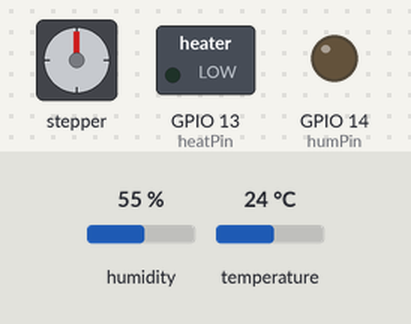
Bench run of a sketch on a simulated ESP8266 (NodeMCU). Parts: stepper motor, switched loads named in the sketch (green lamp = pin HIGH), output pins drawn as LEDs (lit = HIGH). The test bench sets the inputs (shaded band); at power-on: humidity 55 %, temperature 24 °C. WiFi joins after 1.5 s; servers stay silent unless stated; stepper angles assume 4096 steps per turn; what the sketch prints to the serial monitor is not drawn.

Above: at 2.7 s.
2.8 s: humidity set to 57 %
At 10.6 s:
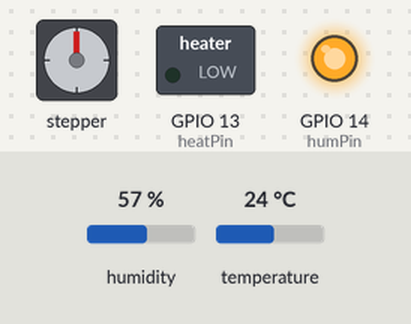
11.5 s: temperature set to 36.9 °C
21.2 s: temperature set to 38.4 °C
At 30.7 s:
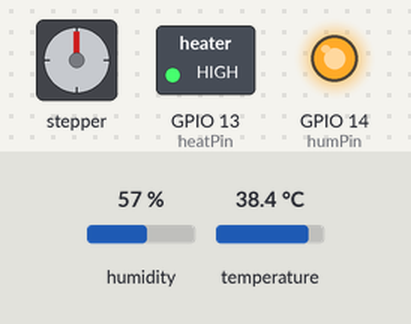
31.5 s: humidity set to 52 %
41.2 s: humidity set to 49 %
At 50.7 s:
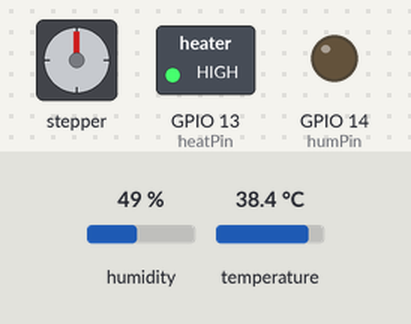
51.5 s: humidity set to 68 %
At 60.7 s:
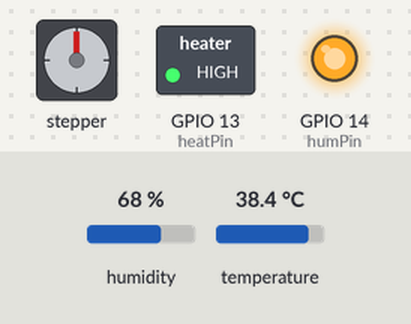
Timing chart, 0 to 62.2 s (numbered marks = the images above; inputs shaded):
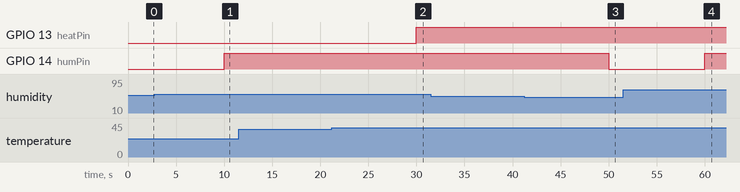

Measured:
- the behaviour switches between 55 and 56 % on humidity (found by bisection; images 0 and 1)
- the behaviour switches between 37.5 and 37.6 °C on temperature (found by bisection; images 1 and 2)
- the behaviour switches between 51 and 50 % on humidity (found by bisection; images 2 and 3)
- after the input at 2.8 s, GPIO 14 (humPin): LOW → HIGH after 7.2 s
- after the input at 11.5 s, every drawn part: stays the same
- after the input at 21.2 s, GPIO 13 (heatPin): LOW → HIGH after 8.8 s
- after the input at 31.5 s, every drawn part: stays the same
- after the input at 41.2 s, GPIO 14 (humPin): HIGH → LOW after 8.8 s
- after the input at 51.5 s, GPIO 14 (humPin): LOW → HIGH after 8.5 s

The sketch:

eggbot-incubator.ino
```cpp
// https://learn.adafruit.com/esp8266-temperature-slash-humidity-webserver/code

#include <DHT.h>
#include <ESP8266WiFi.h>
#include <ESP8266WebServer.h>
#include <ESP8266mDNS.h>
#include <AccelStepper.h>

// Heating mat (relay)
#define heatPin 13
#define humPin 14


// Stepper
#define HALFSTEP 8

#define motorPin1  2
#define motorPin2  0
#define motorPin3  4
#define motorPin4  5

// NOTE: The sequence 1-3-2-4 is required for proper sequencing of 28BYJ-48
AccelStepper stepper(HALFSTEP, motorPin1, motorPin3, motorPin2, motorPin4);

// DHT temperature & humidity
#define DHTTYPE DHT22
DHT dht(12, DHTTYPE);

float hum;
float temp;
char temp_str[6];
char hum_str[6];
const char* heat_str;

// Interval for DHT sensor
unsigned long previousMillis = 0;        // will store last temp was read
const long interval = 2000;              // interval at which to read sensor

// Interval for turning eggs
unsigned long turnPreviousMillis = 0;        // will store last temp was read
const long turnInterval = 10800000;             // 3 hours

// Interval for toggling heater
unsigned long heatPreviousMillis = 0;
const long heatInterval = 10000;

// Interval for toggling humidity
unsigned long humPreviousMillis = 0;
const long humInterval = 10000;

// Webserver
const char* ssid = "Your name wifi";
const char* password = "Your pass wifi";

ESP8266WebServer server(80);

void getTemperature() {
  // Wait at least 2 seconds seconds between measurements.
  // if the difference between the current time and last time you read
  // the sensor is bigger than the interval you set, read the sensor
  // Works better than delay for things happening elsewhere also
  unsigned long currentMillis = millis();

  if(currentMillis - previousMillis >= interval) {
    // save the last time you read the sensor
    previousMillis = currentMillis;


    // Reading temperature for humidity takes about 250 milliseconds!
    // Sensor readings may also be up to 2 seconds 'old' (it's a very slow sensor)
    hum = dht.readHumidity();          // Read humidity (percent)
    temp = dht.readTemperature();     // Read temperature
    Serial.println("Temperature: ");
    Serial.println(temp);
    Serial.println("Humidity: ");
    Serial.println(hum);
    Serial.println("-------------");


    // Check if any reads failed and exit early (to try again).
    if (isnan(hum) || isnan(temp)) {
      Serial.println("Failed to read from DHT sensor!");
      return;
    }
  }
}

void setup(void){
  Serial.begin(9600);
  WiFi.begin(ssid, password);
  Serial.println("");

  // Heating mat
  pinMode(heatPin, OUTPUT);

  // Humidity mat
  pinMode(humPin, OUTPUT);

  // Stepper
  stepper.setMaxSpeed(1000);
  stepper.setSpeed(100);

  // Dht
  dht.begin();

  // Server
  while (WiFi.status() != WL_CONNECTED) {
    delay(500);
    Serial.print(".");
  }

  Serial.println("");
  Serial.print("Connected to ");
  Serial.println(ssid);
  Serial.print("IP address: ");
  Serial.println(WiFi.localIP());

  server.on("/", []() {

  // DHT
  getTemperature();
  dtostrf(temp, 5, 2, temp_str);
  dtostrf(hum, 5, 2, hum_str);

  String title = "EGGBoT";
  String cssClass = "mediumhot";

  if (temp < 0)
    cssClass = "cold";
  else if (temp > 37)
    cssClass = "hot";


  // Time
  int sec = millis() / 1000;
  int min = sec / 60;
  int hr = min / 60;

  String message = "<!DOCTYPE html><html><head><title>" + title + "</title><meta charset=\"utf-8\" /><meta name=\"viewport\" content=\"width=device-width\" /><style>\n";
  message += "html {height: 100%;}";
  message += "div {color: #fff;font-family: 'Advent Pro';font-weight: 400;left: 50%;position: absolute;text-align: center;top: 50%;transform: translateX(-50%) translateY(-50%);}";
  message += "h2 {font-size: 90px;font-weight: 400; margin: 0}";
  message += "body {height: 100%;}";
  message += ".cold {background: linear-gradient(to bottom, #7abcff, #0665e0 );}";
  message += ".mediumhot {background: linear-gradient(to bottom, #81ef85,#057003);}";
  message += ".hot {background: linear-gradient(to bottom, #fcdb88,#d32106);}";
  message += "</style></head><body class=\"" + cssClass + "\"><div><h2>" + title +  "</h2><h4>Время работы:" + hr + ":" + min % 60 + ":" + sec % 60 +" </h4><h3>Температура: " + temp_str + "&nbsp;<small>&deg;C</small></h3><h3>Влажность: " + hum_str + "&nbsp;%</h3><h3>Обогрев: " + heat_str + "&nbsp;</h3></div></body></html>"; //ru
  //message += "</style></head><body class=\"" + cssClass + "\"><div><h2>" + title +  "</h2><h4>Running time:" + hr + ":" + min % 60 + ":" + sec % 60 +" </h4><h3>Temperature: " + temp_str + "& nbsp;<small>&deg;C</small></h3><h3>Humidity: " + hum_str + "&nbsp;%</h3><h3>Heating: " + heat_str + "&nbsp;</h3></div></body></html>"; //en
  server.send(200, "text/html", message);
  });

  // Set up mDNS responder:
  // - first argument is the domain name, in this example
  //   the fully-qualified domain name is "esp8266.local"
  // - second argument is the IP address to advertise
  //   we send our IP address on the WiFi network
  if (!MDNS.begin("incubator")) {
    Serial.println("Error setting up MDNS responder!");
    while(1) {
      delay(1000);
    }
  }
  Serial.println("mDNS responder started");

  // Start TCP (HTTP) server
  server.begin();
  Serial.println("TCP server started");

  // Add service to MDNS-SD
  MDNS.addService("http", "tcp", 80);

}

void rotateEggs(){

  unsigned long currentMillis = millis();

  if(currentMillis - turnPreviousMillis >= turnInterval) {

    turnPreviousMillis = currentMillis;

    stepper.move(2000);


    Serial.println("Turning eggs!");
  }

  stepper.run();
}

void toggleHeater(){

  unsigned long currentMillis = millis();

  if(currentMillis - heatPreviousMillis >= heatInterval) {

    heatPreviousMillis = currentMillis;

    getTemperature();

    if((temp + 0.5) < 37){
      digitalWrite(heatPin, LOW);
      Serial.println("Heater on!");
      heat_str = ("ON");
    }
    else if ((temp - 0.5) > 37)  {
      digitalWrite(heatPin, HIGH);
      Serial.println("Heater off!");
      heat_str = ("OFF");
    }


    if((hum + 2) < 53){
      digitalWrite(humPin, LOW);
      Serial.println("Humidity on!");

    }
    else if ((hum - 2) > 53)  {
      digitalWrite(humPin, HIGH);
      Serial.println("Humidity off!");

    }
  }
}

void loop(void){
  server.handleClient();
  rotateEggs();
  toggleHeater();
}
```
